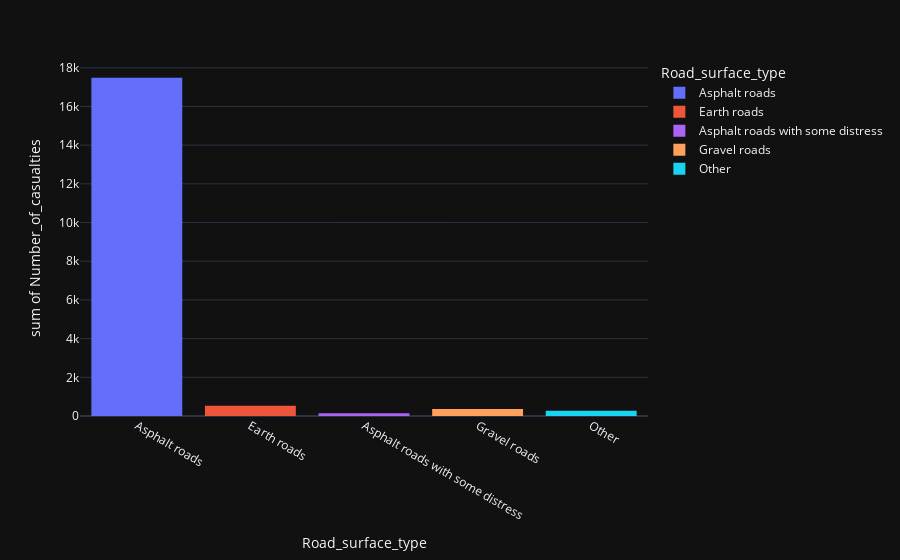

Notebook cell for this chart:
### Markdown cell above
#### Data Visualization

### Code cell
import matplotlib.pyplot as plt 
import plotly.express as px
#Histogram for Number of casualties and the road surface types 
px.histogram(df,df['Road_surface_type'], df['Number_of_casualties'],color='Road_surface_type', template='plotly_dark')

### Figure 1 — Plotly figure (JSON) as saved in the notebook; plotly's stock layout.template omitted (floating-point values rounded to 4 significant figures; data arrays with more than 128 entries replaced by an {"elided": "..."} marker saying what was removed)
{"data": [{"alignmentgroup": "True", "bingroup": "x", "histfunc": "sum", "hovertemplate": "Road_surface_type=%{x}<br>sum of Number_of_casualties=%{y}<extra></extra>", "legendgroup": "Asphalt roads", "marker": {"color": "#636efa", "pattern": {"shape": ""}}, "name": "Asphalt roads", "offsetgroup": "Asphalt roads", "orientation": "v", "showlegend": true, "type": "histogram", "x": {"elided": "11296 str values"}, "xaxis": "x", "y": {"elided": "11296 int values"}, "yaxis": "y"}, {"alignmentgroup": "True", "bingroup": "x", "histfunc": "sum", "hovertemplate": "Road_surface_type=%{x}<br>sum of Number_of_casualties=%{y}<extra></extra>", "legendgroup": "Earth roads", "marker": {"color": "#EF553B", "pattern": {"shape": ""}}, "name": "Earth roads", "offsetgroup": "Earth roads", "orientation": "v", "showlegend": true, "type": "histogram", "x": {"elided": "358 str values"}, "xaxis": "x", "y": {"elided": "358 int values"}, "yaxis": "y"}, {"alignmentgroup": "True", "bingroup": "x", "histfunc": "sum", "hovertemplate": "Road_surface_type=%{x}<br>sum of Number_of_casualties=%{y}<extra></extra>", "legendgroup": "Asphalt roads with some distress", "marker": {"color": "#ab63fa", "pattern": {"shape": ""}}, "name": "Asphalt roads with some distress", "offsetgroup": "Asphalt roads with some distress", "orientation": "v", "showlegend": true, "type": "histogram", "x": ["Asphalt roads with some distress", "Asphalt roads with some distress", "Asphalt roads with some distress", "Asphalt roads with some distress", "Asphalt roads with some distress", "Asphalt roads with some distress", "Asphalt roads with some distress", "Asphalt roads with some distress", "Asphalt roads with some distress", "Asphalt roads with some distress", "Asphalt roads with some distress", "Asphalt roads with some distress", "Asphalt roads with some distress", "Asphalt roads with some distress", "Asphalt roads with some distress", "Asphalt roads with some distress", "Asphalt roads with some distress", "Asphalt roads with some distress", "Asphalt roads with some distress", "Asphalt roads with some distress", "Asphalt roads with some distress", "Asphalt roads with some distress", "Asphalt roads with some distress", "Asphalt roads with some distress", "Asphalt roads with some distress", "Asphalt roads with some distress", "Asphalt roads with some distress", "Asphalt roads with some distress", "Asphalt roads with some distress", "Asphalt roads with some distress", "Asphalt roads with some distress", "Asphalt roads with some distress", "Asphalt roads with some distress", "Asphalt roads with some distress", "Asphalt roads with some distress", "Asphalt roads with some distress", "Asphalt roads with some distress", "Asphalt roads with some distress", "Asphalt roads with some distress", "Asphalt roads with some distress", "Asphalt roads with some distress", "Asphalt roads with some distress", "Asphalt roads with some distress", "Asphalt roads with some distress", "Asphalt roads with some distress", "Asphalt roads with some distress", "Asphalt roads with some distress", "Asphalt roads with some distress", "Asphalt roads with some distress", "Asphalt roads with some distress", "Asphalt roads with some distress", "Asphalt roads with some distress", "Asphalt roads with some distress", "Asphalt roads with some distress", "Asphalt roads with some distress", "Asphalt roads with some distress", "Asphalt roads with some distress", "Asphalt roads with some distress", "Asphalt roads with some distress", "Asphalt roads with some distress", "Asphalt roads with some distress", "Asphalt roads with some distress", "Asphalt roads with some distress", "Asphalt roads with some distress", "Asphalt roads with some distress", "Asphalt roads with some distress", "Asphalt roads with some distress", "Asphalt roads with some distress", "Asphalt roads with some distress", "Asphalt roads with some distress", "Asphalt roads with some distress", "Asphalt roads with some distress", "Asphalt roads with some distress", "Asphalt roads with some distress", "Asphalt roads with some distress", "Asphalt roads with some distress", "Asphalt roads with some distress", "Asphalt roads with some distress", "Asphalt roads with some distress", "Asphalt roads with some distress", "Asphalt roads with some distress"], "xaxis": "x", "y": [3, 1, 1, 1, 1, 2, 2, 1, 3, 1, 1, 4, 4, 1, 1, 1, 1, 1, 1, 1, 1, 1, 1, 1, 1, 8, 1, 4, 2, 1, 1, 1, 2, 1, 2, 1, 2, 2, 1, 5, 3, 1, 5, 1, 3, 1, 1, 1, 2, 1, 1, 2, 2, 1, 1, 1, 1, 1, 3, 1, 1, 1, 1, 1, 1, 1, 4, 1, 1, 5, 1, 1, 1, 3, 2, 1, 1, 2, 1, 1, 2], "yaxis": "y"}, {"alignmentgroup": "True", "bingroup": "x", "histfunc": "sum", "hovertemplate": "Road_surface_type=%{x}<br>sum of Number_of_casualties=%{y}<extra></extra>", "legendgroup": "Gravel roads", "marker": {"color": "#FFA15A", "pattern": {"shape": ""}}, "name": "Gravel roads", "offsetgroup": "Gravel roads", "orientation": "v", "showlegend": true, "type": "histogram", "x": {"elided": "242 str values"}, "xaxis": "x", "y": {"elided": "242 int values"}, "yaxis": "y"}, {"alignmentgroup": "True", "bingroup": "x", "histfunc": "sum", "hovertemplate": "Road_surface_type=%{x}<br>sum of Number_of_casualties=%{y}<extra></extra>", "legendgroup": "Other", "marker": {"color": "#19d3f3", "pattern": {"shape": ""}}, "name": "Other", "offsetgroup": "Other", "orientation": "v", "showlegend": true, "type": "histogram", "x": {"elided": "167 str values"}, "xaxis": "x", "y": {"elided": "167 int values"}, "yaxis": "y"}], "layout": {"barmode": "relative", "legend": {"title": {"text": "Road_surface_type"}, "tracegroupgap": 0}, "margin": {"t": 60}, "xaxis": {"anchor": "y", "categoryarray": ["Asphalt roads", "Earth roads", null, "Asphalt roads with some distress", "Gravel roads", "Other"], "categoryorder": "array", "domain": [0, 1], "title": {"text": "Road_surface_type"}}, "yaxis": {"anchor": "x", "domain": [0, 1], "title": {"text": "sum of Number_of_casualties"}}}}
